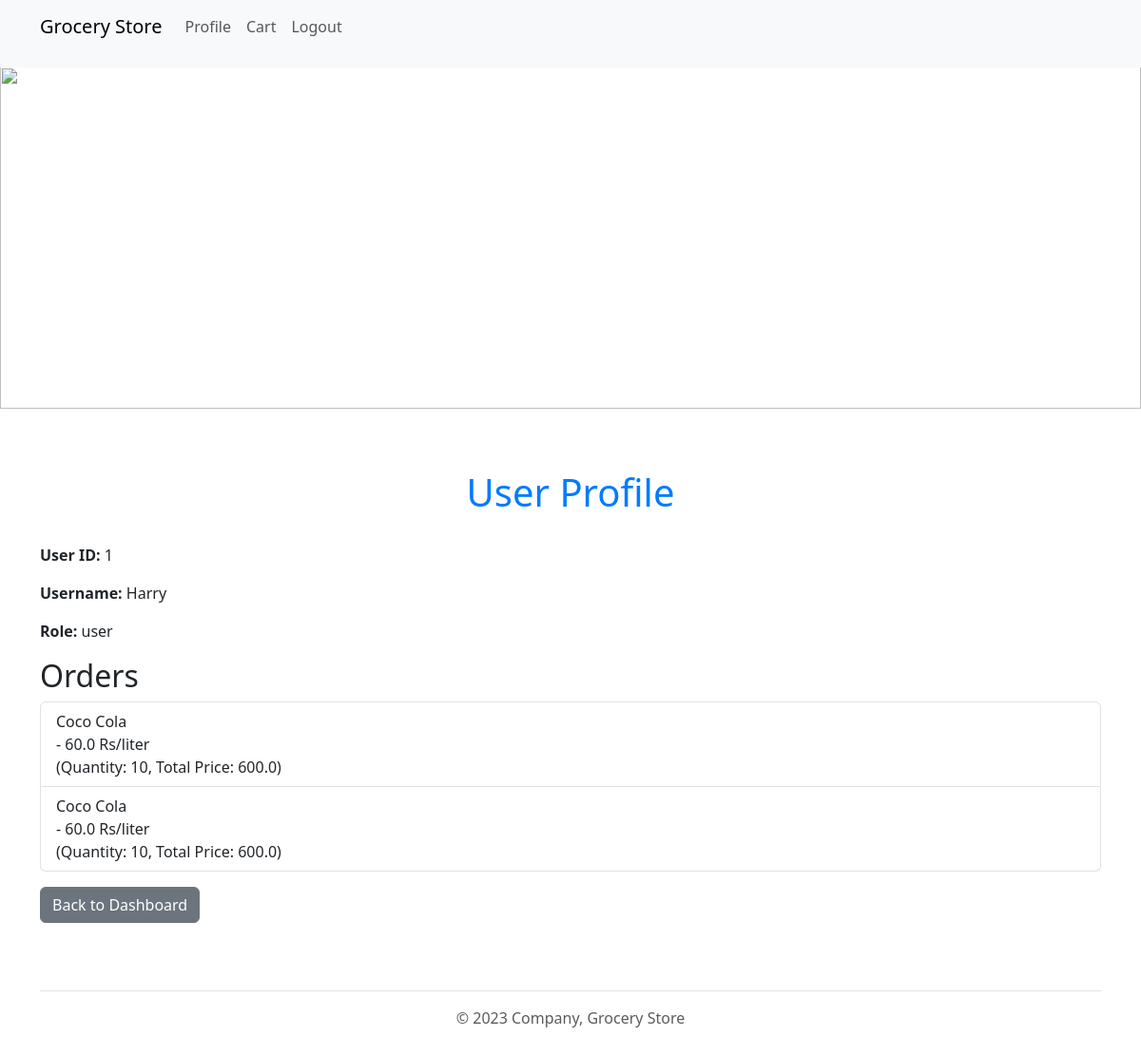
The page /profile (signed in) on the database as committed earlier.
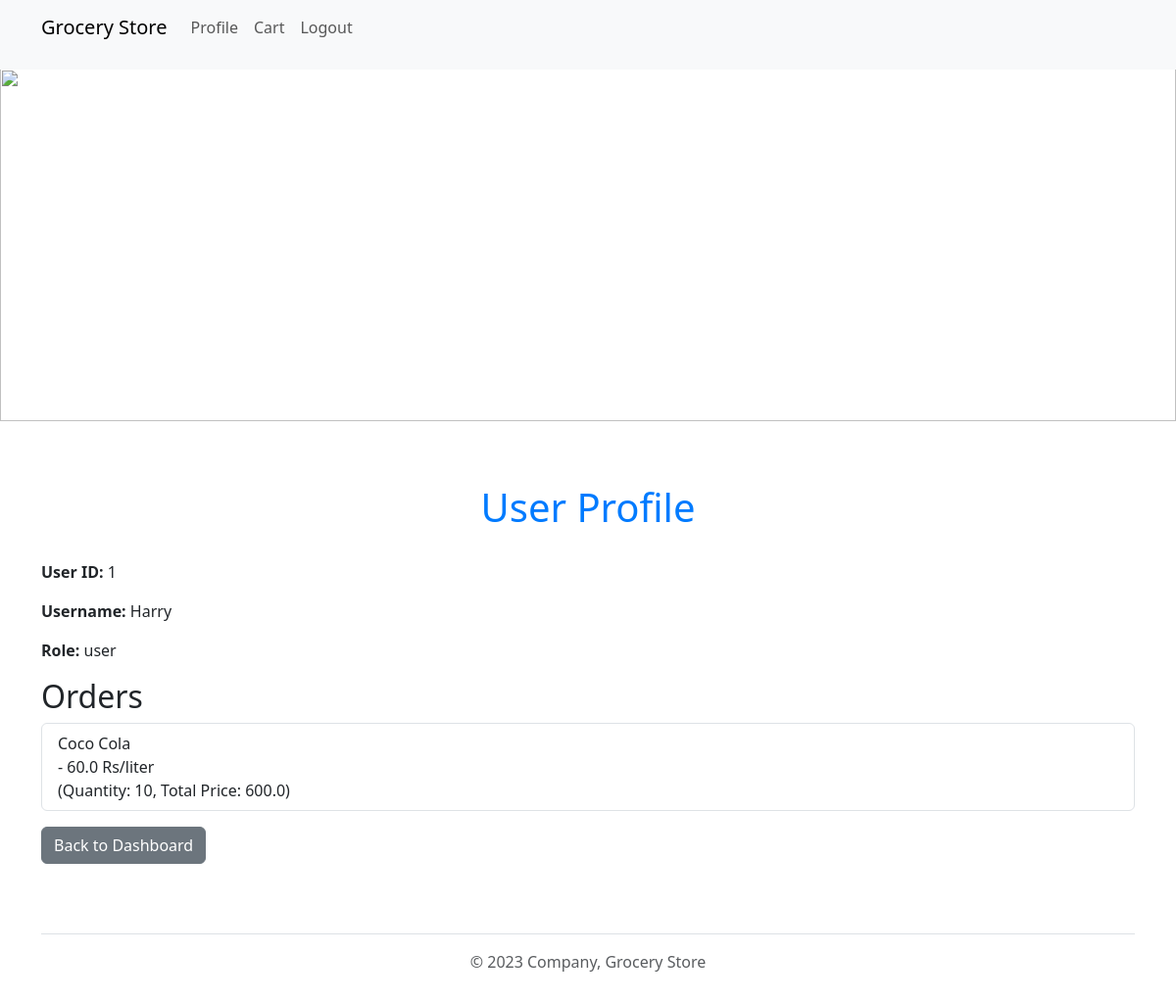
The same page on the database as committed later.
### application/models.py (models this page shows)
class Orders(db.Model):
    __tablename__ = "orders"
    order_id = db.Column(db.Integer, primary_key=True, autoincrement=True)
    user_id = db.Column(db.Integer, db.ForeignKey('users.user_id', onupdate='CASCADE'), nullable=False)
    item_id = db.Column(db.Integer, db.ForeignKey('products.product_id', onupdate='CASCADE'), nullable=False)
    quantity = db.Column(db.Integer, nullable=False, default=1)
    item = db.relationship('Products', backref=db.backref('Items', lazy=True))

class Products(db.Model):
    __tablename__ = "products"
    product_id = db.Column(db.Integer, primary_key=True, autoincrement=True)
    product_name = db.Column(db.String(200), nullable=False)
    manufacture_date = db.Column(db.Date)
    expiry_date = db.Column(db.Date)
    rate_per_unit = db.Column(db.Float, nullable=False)
    unit = db.Column(db.String(200), nullable=False, default='Rs')
    section_id = db.Column(db.Integer, db.ForeignKey('sections.section_id', onupdate='CASCADE'))
    section = db.relationship('Sections', backref=db.backref('products', lazy=True))
    quantity_available = db.Column(db.Integer, db.CheckConstraint('quantity_available >= 0', name='check_min_quantity') , nullable=False)

### application/controllers.py (the view)
@app.route('/profile')
def profile():
    orders = Orders.query.filter_by(user_id=current_user.user_id)
    return render_template('profile.html', user=current_user, orders=orders)

### application/controllers.py (called while the page is built)
@login_manager.user_loader
def load_user(user_id):
    return Users.query.get(int(user_id))

### templates/profile.html (shortened to what this page needs)
<!DOCTYPE html>
<html>
<head>
    <link href="https://cdn.jsdelivr.net/npm/bootstrap@5.3.0/dist/css/bootstrap.min.css" rel="stylesheet">
    <link rel="stylesheet" type="text/css" href="{{ url_for('static', filename='styles.css') }}">
</head>
<body>
    {% include 'header.html' %}
    {% include 'banner.html' %}
    <div class="container mt-5">
        <h1>User Profile</h1>
        <p><strong>User ID:</strong> {{ user.user_id }}</p>
        <p><strong>Username:</strong> {{ user.user_name }}</p>
        <p><strong>Role:</strong> {{ user.role }}</p>
    <h2>Orders</h2>
    <ul class="list-group">
        {% for order in orders %}
        <li class="list-group-item d-flex justify-content-between align-items-center">
            {{ order.item.product_name }} <br>
            - {{ order.item.rate_per_unit }} {{ order.item.unit }} <br>(Quantity: {{ order.quantity }}, Total Price: {{ order.quantity * order.item.rate_per_unit}})
        </li>
        {% endfor %}
    </ul>
    <a href="{{ url_for('user_dashboard') }}" class="btn btn-secondary mt-3">Back to Dashboard</a>
    </div>
    {% include 'footer.html' %}
</body>
</html>

Rows that differ between the two databases and show on the page:
removed Orders: item.product_name "Coco Cola", item.rate_per_unit "60.0", item.unit "Rs/liter", quantity "10", order.quantity*order.item.rate_per_unit "600.0"
